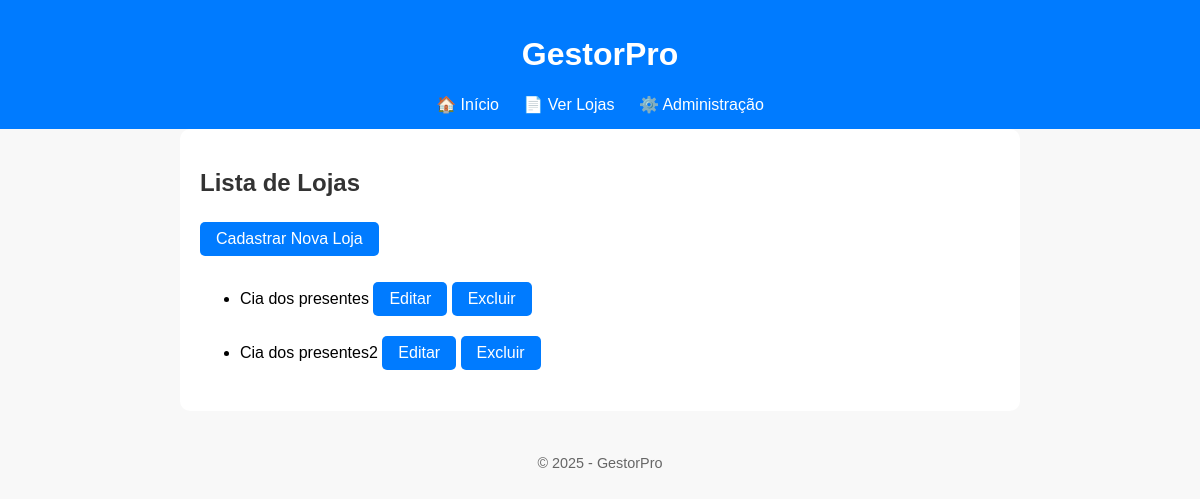
The page /lojas/ on the database as committed earlier.
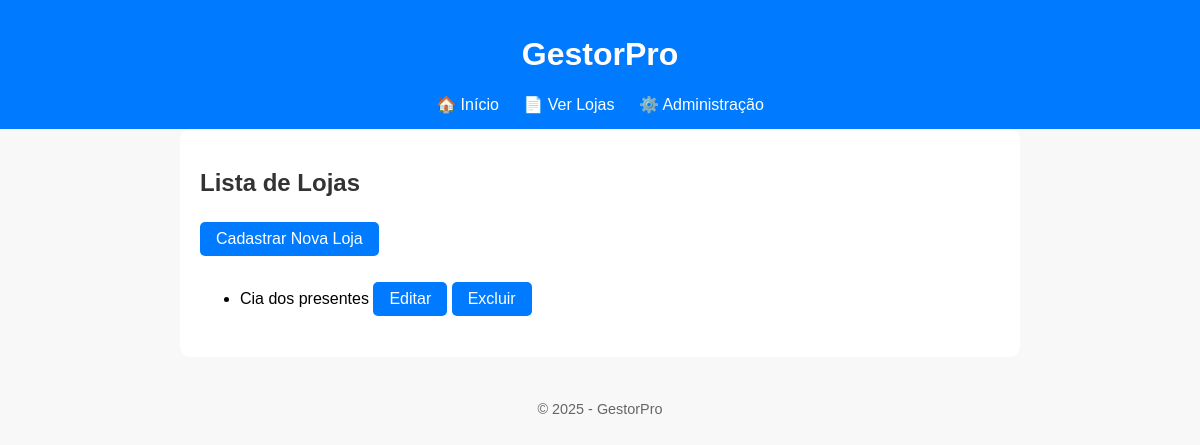
The same page on the database as committed later.
### loja_app/models.py (models this page shows, shortened)
class Loja(models.Model):
    nome = models.CharField(max_length=100, verbose_name="Nome da Loja")
    endereco = models.CharField(max_length=200, verbose_name="Endereço")
    telefone = models.CharField(max_length=15, verbose_name="Telefone", blank=True, null=True)
    email = models.EmailField(verbose_name="E-mail", blank=True, null=True)

### loja_app/views.py (the view)
# urls.py: path('lojas/', views.lista_lojas, name='lista_lojas'),
def lista_lojas(request):
    lojas = Loja.objects.all()
    return render(request, 'loja_app/loja_list.html', {'lojas': lojas})

### loja_app/templates/loja_app/loja_list.html (shortened to what this page needs)
{% extends 'loja_app/base.html' %}
{% load static %}
{% block extra_css %}
    <link rel="stylesheet" href="{% static 'loja_app/css/loja_list.css' %}">
{% endblock %}
{% block content %}
    <h2 class="titulo-lista">Lista de Lojas</h2>
    <a href="{% url 'cadastrar_loja' %}" class="botao">Cadastrar Nova Loja</a>
    <ul class="lista-lojas">
        {% for loja in lojas %}
            <li>
                {{ loja.nome }}
                <a href="{% url 'editar_loja' loja.id %}" class="botao">Editar</a>
                <a href="{% url 'excluir_loja' loja.id %}" class="botao">Excluir</a>
            </li>
        {% empty %}
            <li>Nenhuma loja cadastrada.</li>
        {% endfor %}
    </ul>
{% endblock %}

Rows that differ between the two databases and show on the page:
removed Loja: nome "Cia dos presentes2"
